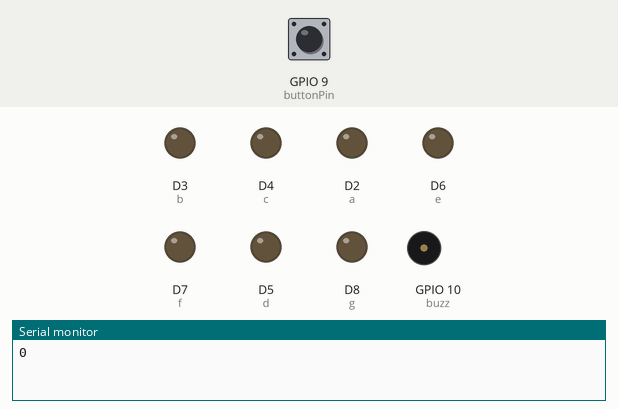
A sketch run on a simulated ESP8266 (NodeMCU). On the bench: output pins drawn as LEDs (lit = HIGH), buzzer (waves = sounding), the last lines printed to the serial monitor. The inputs (shaded band) are chosen by the test bench; at power-on: GPIO 9 (buttonPin) HIGH.

Above: at 1.2 s.
1.3 s: GPIO 9 (buttonPin) pulled LOW for 0.15 s
At 2.5 s:
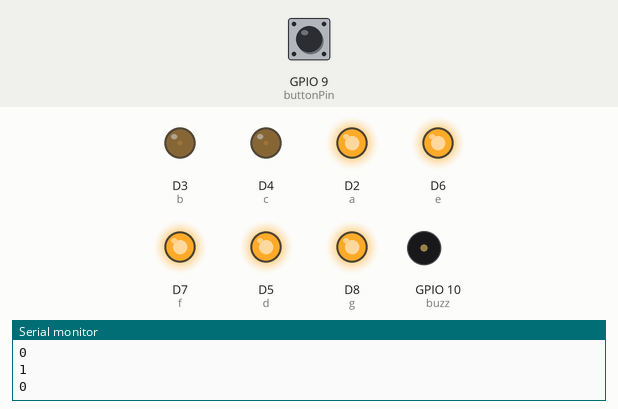
2.9 s: GPIO 9 (buttonPin) pulled LOW for 1 s
At 3.8 s:
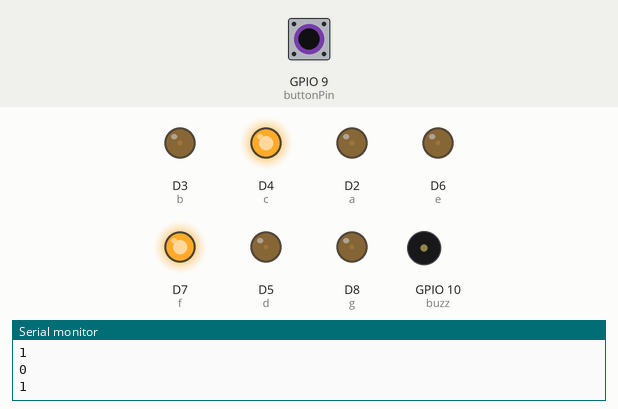
5.4 s: GPIO 9 (buttonPin) pulled LOW for 0.15 s
At 6.7 s:
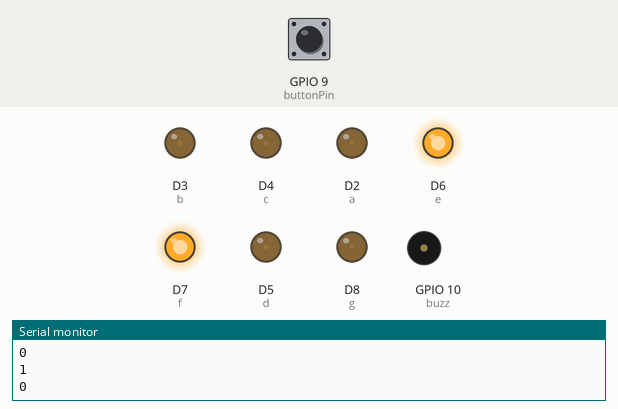
7.0 s: GPIO 9 (buttonPin) pulled LOW for 3.2 s
At 7.7 s:
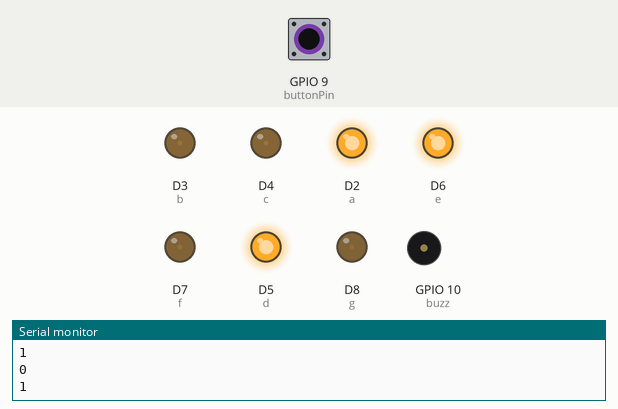
11.7 s: GPIO 9 (buttonPin) pulled LOW for 0.15 s
At 12.9 s:
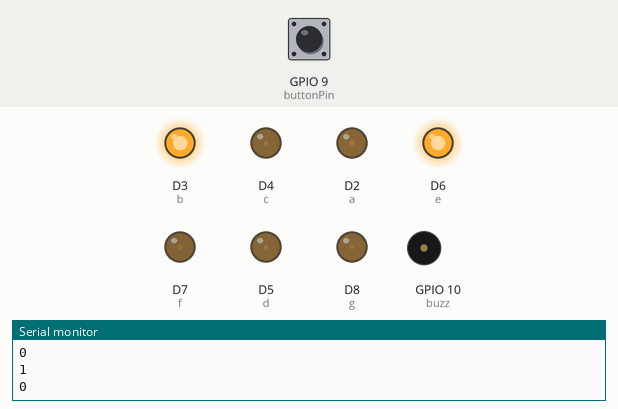
13.3 s: GPIO 9 (buttonPin) pulled LOW for 1 s
At 14.1 s:
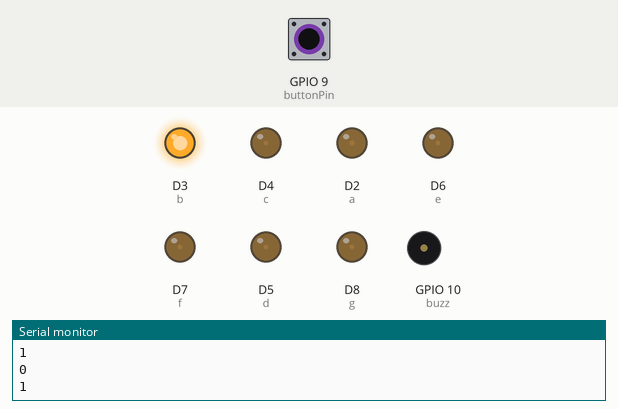
Timing chart, 0 to 22.4 s (numbered marks = the images above; inputs shaded):
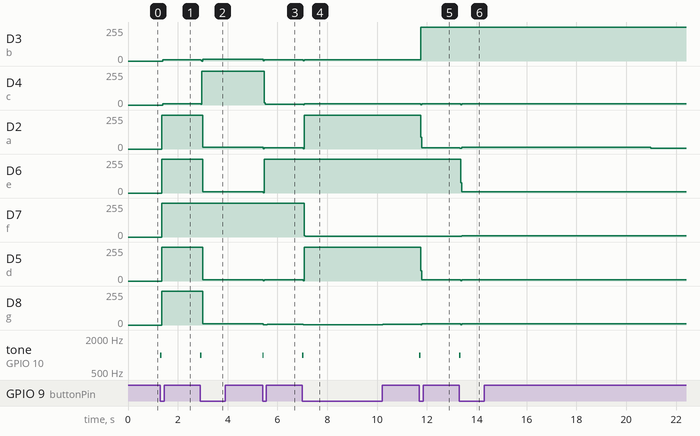

Measured:
- after the input at 1.3 s, D3 (b), D4 (c): 0/255 → 10/255 after 0.09 s; D2 (a), D6 (e), D7 (f), D5 (d), D8 (g): 0/255 → 255/255 after 0.05 s; tone on GPIO 10 (buzz): silent → 1000 Hz at once, → silent 0.05 s later
- after the input at 2.9 s, D3 (b): 10/255 → 12/255 at once; D4 (c): 10/255 → 255/255 at once; D2 (a): 255/255 → 12/255 after 0.09 s; D6 (e), D5 (d): 255/255 → 10/255 after 0.09 s; D8 (g): 255/255 → 8/255 after 0.09 s
- after the input at 5.4 s, D3 (b), D2 (a): 12/255 → 9/255 at once; D4 (c): 255/255 → 7/255 after 0.07 s; D6 (e): 10/255 → 255/255 at once; D5 (d): 10/255 → 9/255 at once; D8 (g): 8/255 → 1/255 at once, → 7/255 0.16 s later
- after the input at 7.0 s, D3 (b): 9/255 → 8/255 at once; D4 (c): 7/255 → 8/255 at once; D2 (a), D5 (d): 9/255 → 255/255 at once; D7 (f): 255/255 → 4/255 after 0.07 s; D8 (g): 7/255 → 1/255 at once, → 7/255 3.2 s later
- after the input at 11.7 s, D3 (b): 8/255 → 255/255 after 0.05 s; D4 (c): 8/255 → 9/255 after 0.05 s; D2 (a): 255/255 → 11/255 after 0.05 s; D5 (d): 255/255 → 9/255 after 0.05 s; D8 (g): 7/255 → 8/255 after 0.05 s
- after the input at 13.3 s, D4 (c), D5 (d): 9/255 → 10/255 after 0.05 s; D2 (a): 11/255 → 5/255 at once, → 12/255 0.08 s later, → 6/255 7.6 s later; D6 (e): 255/255 → 10/255 after 0.05 s; D7 (f): 4/255 → 10/255 after 0.09 s; D8 (g): 8/255 → 10/255 after 0.05 s

The sketch:

30082024_SEVENSEGMENT_BUZZER.ino
```cpp
//Seven segment push button counter

 const int a = D2; // For displaying segment  "a"
 const int b = D3; // For displaying segment  "b"
 const int c = D4; // For displaying segment  "c"
 const int d = D5; // For displaying segment  "d"
 const int e = D6; // For displaying segment  "e"
 const int f = D7; // For displaying segment  "f"
 const int g = D8; // For displaying segment  "g"
 const int buttonPin = 9;
 #define buzz 10

 bool bPress = false;


 //Variables will change
 int buttonPushCounter = 0;
 int buttonState = 0;
 int lastButtonState = 0;

 void setup()
 {
   pinMode(a,OUTPUT); // A
   pinMode(b,OUTPUT); // B
   pinMode(c,OUTPUT); // C
   pinMode(d,OUTPUT); // D
   pinMode(e,OUTPUT); // E
   pinMode(f,OUTPUT); // F
   pinMode(g,OUTPUT); // G
   pinMode(buzz, OUTPUT);


   pinMode(buttonPin,INPUT_PULLUP);
   Serial.begin(9600);
   displayDigit(buttonPushCounter);
 }

 void loop()
 {
   buttonState = digitalRead(buttonPin);

   //compare the buttonState to its revious state
   if(buttonState != lastButtonState)
   {
     //if the state has changed,increment the counter
     if(buttonState == LOW){
       //if the current state is HIGH then the button went from off to on
       bPress = true;
       buttonPushCounter++;
       if(buttonPushCounter>9) buttonPushCounter = 0;
       Serial.println("1");

      tone(buzz, 1000); // Play a 1kHz tone
      delay(50); // Duration of the tone
      noTone(buzz); // Stop the tone
     }
     else{
       //if the current state is LOW then the button went from on to off
       Serial.println("0");
     }
     //Delay a little bit to avoid bouncing
     delay(1);
   }
   //save the current state as the last state,for ext time through the loop
   lastButtonState = buttonState;

   if(bPress ){
     turnoff();
     displayDigit(buttonPushCounter);
   }
 }

 void displayDigit(int digit)
 {
   //condition for displaying segment a
   if(digit != 1 && digit !=4)
   digitalWrite(a,LOW);

   //condition for displaying segment b
   if(digit != 5  && digit != 6)
   digitalWrite(b,LOW);

   //condition for displaying segment c
   if(digit != 2)
   digitalWrite(c,LOW);

   //condition for displaying segment d
   if(digit != 1 && digit !=4 && digit != 7)
   digitalWrite(d,LOW);

   //condition for displaying segment e
   if(digit == 2 || digit ==6 || digit ==8 || digit == 0)
   digitalWrite(e,LOW);

   //condition for displaying segment f
   if(digit != 1 && digit !=2 && digit != 3 && digit != 7)
   digitalWrite(f,LOW);

   //condition for displaying segment g
   if(digit != 0 && digit !=1 && digit!= 7)
   digitalWrite(g,LOW);
 }

 void turnoff()
 {
   digitalWrite(a,HIGH);
   digitalWrite(b,HIGH);
   digitalWrite(c,HIGH);
   digitalWrite(d,HIGH);
   digitalWrite(e,HIGH);
   digitalWrite(f,HIGH);
   digitalWrite(g,HIGH);
 }
```
